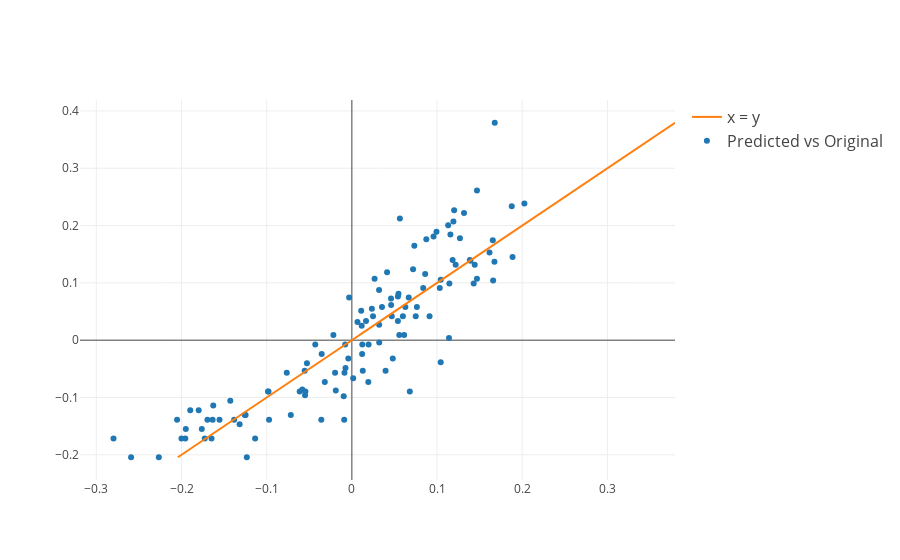

Notebook source saved alongside this figure:
### Markdown cell above
#### Plots using Plotly.

### Code cell
trace = go.Scatter(
    x=regr.predict(X_test),
    y= Y_test,
    mode='markers',
    name = 'Predicted vs Original',
    line=dict(shape='linear')
)
trace1 = go.Scatter(
    x= Y_test,
    y= Y_test,
    mode='lines',
    name = 'x = y',
    line=dict(shape='linear')
)
data = [trace, trace1]
layout = dict(
    legend=dict(
        traceorder='reversed',
        font=dict(size=16)
    )
)
fig = dict(data=data, layout=layout)
plot.iplot(fig, filename='Scatter plot for Normal Regression')
